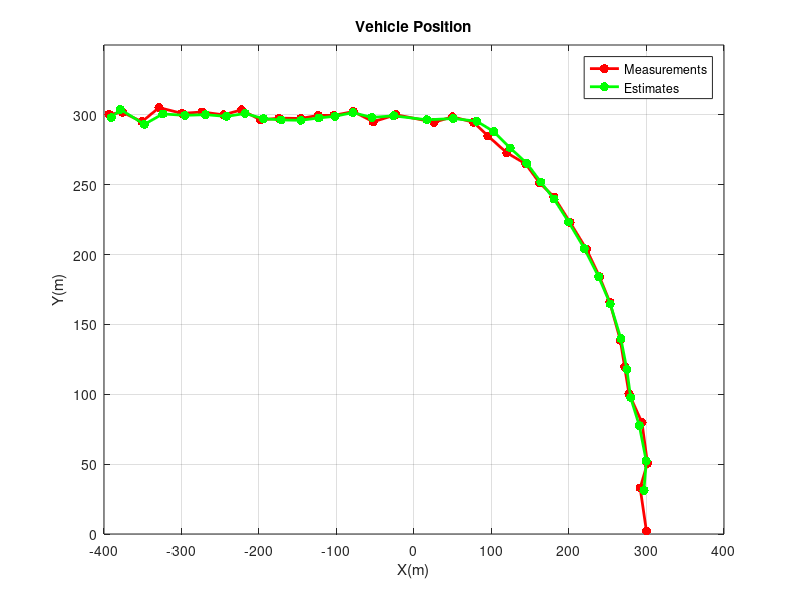

The MATLAB script that drew this image:
%% <https://www.kalmanfilter.net/multiExamples.html#ex9 Example 9 – vehicle location estimation>
%% 
% * 准备数据

% Z 模拟测试数据
z_vec = load("./data_ex9.txt");  % z_vec(:, i) -> z_i
len_z = size(z_vec, 2);

% delta t
dt = 1;  % s

% 加速度的不确定度 Q
sigma_a = 0.2;  % m/s^2

% 测量不确定度，沿着X和Y方向 
sigma_x = 3;
sigma_y = 3;

% F: 状态转移矩阵
tmp = [1, dt, 0.5*dt^2; 0, 1, dt; 0, 0, 1];
F = zeros(6, 6);
F(1:3, 1:3) = tmp;
F(3 + (1:3), 3 + (1:3)) = tmp;
F

% Q: 过程噪声矩阵
tmp = [dt^4/4, dt^3/2, dt^2/2; dt^3/2 dt^2, dt; dt^2/2, dt, 1] * sigma_a;
Q = zeros(6, 6);
Q(1:3, 1:3) = tmp;
Q(3 + (1:3), 3 + (1:3)) = tmp;
Q

% R: 测量噪声矩阵
R = diag([sigma_x^2, sigma_y^2]);
R

% H: 观测矩阵
H = [
    1, 0, 0, 0, 0, 0;
    0, 0, 0, 1, 0, 0;
]
%% 
% * 初始化

% X: 状态变量
X = zeros(6, 1);
X

% P: 估计不确定度
P = 500 * eye(6);
P
%% 
% * 迭代

X_rec = [];
for i = 1:len_z
    % record
    X_rec = [X_rec, X];
    
    % 1 prediction
    X_hat = F * X;
    P_hat = F * P * F' + Q;
    
    % 2 measurement
    Z = z_vec(:, i);
    
    % 3 update
    % 3.1 Kalman Gain
    K = P_hat * H' / ( H * P_hat * H' + R );
    % 3.2 update
    X = X_hat + K * (Z - H * X_hat);
    P = (eye(6) - K * H) * P_hat * (eye(6) - K * H)' + K * R * K';
end
Y_rec = H * X_rec;
%% 
% * 可视化

figure(1)
% Z_vec
plot(z_vec(1, :), z_vec(2, :), 'r.-', ...
    'markersize',20, ...
    'linewidth',2)

hold on
% Y_kalman
plot(Y_rec(1, 2:end), Y_rec(2, 2:end), 'g.-', ...
    'markersize',20, ...
    'linewidth',2);

% capital
xlabel("X(m)");
ylabel("Y(m)");
title("Vehicle Position");
grid on
set(gca, 'xtick', -400:100:400);
set(gca, 'ytick', 0:50:320);
legend("Measurements", "Estimates");
%% 
%